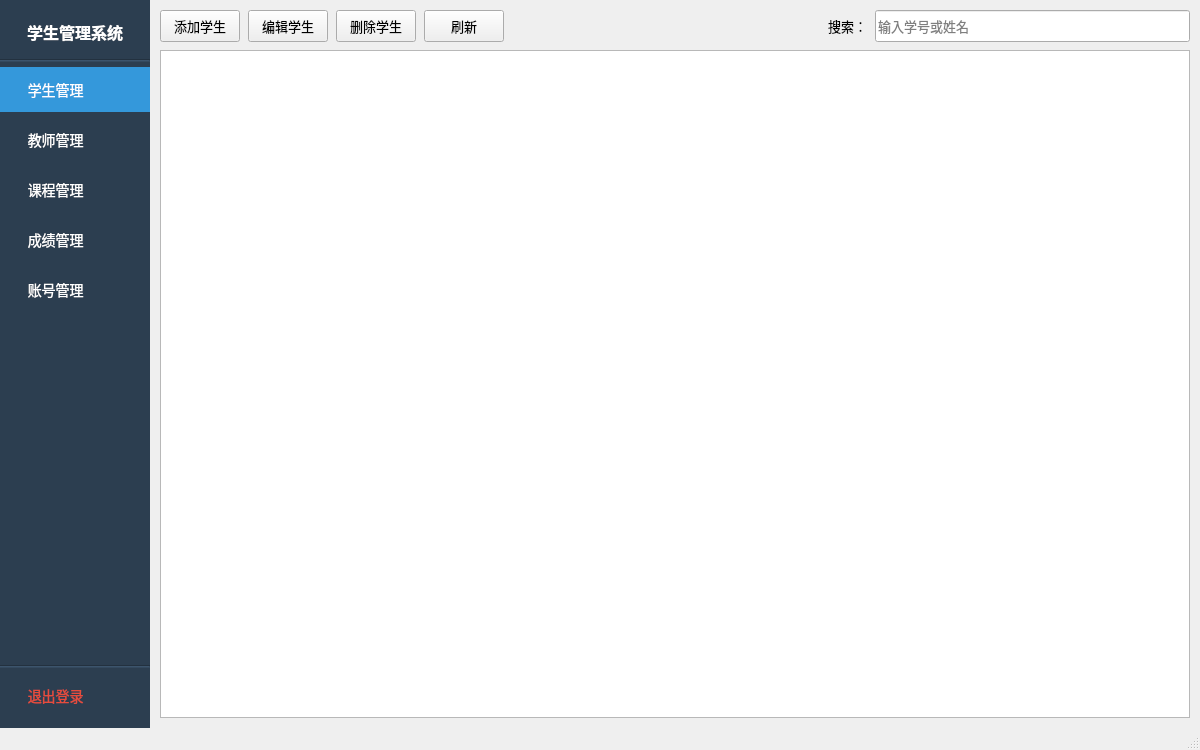
<?xml version="1.0" encoding="UTF-8"?>
<ui version="4.0">
 <class>AdminMainWindow</class>
 <widget class="QMainWindow" name="AdminMainWindow">
  <property name="geometry">
   <rect>
    <x>0</x>
    <y>0</y>
    <width>1200</width>
    <height>750</height>
   </rect>
  </property>
  <property name="windowTitle">
   <string>管理员主窗口</string>
  </property>
  <widget class="QWidget" name="centralwidget">
   <layout class="QHBoxLayout" name="horizontalLayout_main">
    <property name="spacing">
     <number>0</number>
    </property>
    <property name="leftMargin">
     <number>0</number>
    </property>
    <property name="topMargin">
     <number>0</number>
    </property>
    <property name="rightMargin">
     <number>0</number>
    </property>
    <property name="bottomMargin">
     <number>0</number>
    </property>
    <item>
     <widget class="QWidget" name="navPanel" native="true">
      <property name="minimumSize">
       <size>
        <width>150</width>
        <height>0</height>
       </size>
      </property>
      <property name="maximumSize">
       <size>
        <width>150</width>
        <height>16777215</height>
       </size>
      </property>
      <property name="styleSheet">
       <string notr="true">background-color: #2c3e50;</string>
      </property>
      <layout class="QVBoxLayout" name="verticalLayout_nav">
       <property name="spacing">
        <number>5</number>
       </property>
       <property name="leftMargin">
        <number>0</number>
       </property>
       <property name="topMargin">
        <number>10</number>
       </property>
       <property name="rightMargin">
        <number>0</number>
       </property>
       <property name="bottomMargin">
        <number>10</number>
       </property>
       <item>
        <widget class="QLabel" name="titleLabel">
         <property name="styleSheet">
          <string notr="true">color: white; font-size: 16px; font-weight: bold; padding: 10px;</string>
         </property>
         <property name="text">
          <string>学生管理系统</string>
         </property>
         <property name="alignment">
          <set>Qt::AlignCenter</set>
         </property>
        </widget>
       </item>
       <item>
        <widget class="Line" name="line_1">
         <property name="styleSheet">
          <string notr="true">background-color: #34495e;</string>
         </property>
         <property name="orientation">
          <enum>Qt::Horizontal</enum>
         </property>
        </widget>
       </item>
       <item>
        <widget class="QPushButton" name="navStudentButton">
         <property name="minimumSize">
          <size>
           <width>0</width>
           <height>45</height>
          </size>
         </property>
         <property name="styleSheet">
          <string notr="true">QPushButton { color: white; font-size: 14px; text-align: left; padding-left: 20px; border: none; background-color: transparent; }
QPushButton:hover { background-color: #34495e; }
QPushButton:checked { background-color: #3498db; }</string>
         </property>
         <property name="text">
          <string>  学生管理</string>
         </property>
         <property name="checkable">
          <bool>true</bool>
         </property>
         <property name="checked">
          <bool>true</bool>
         </property>
        </widget>
       </item>
       <item>
        <widget class="QPushButton" name="navTeacherButton">
         <property name="minimumSize">
          <size>
           <width>0</width>
           <height>45</height>
          </size>
         </property>
         <property name="styleSheet">
          <string notr="true">QPushButton { color: white; font-size: 14px; text-align: left; padding-left: 20px; border: none; background-color: transparent; }
QPushButton:hover { background-color: #34495e; }
QPushButton:checked { background-color: #3498db; }</string>
         </property>
         <property name="text">
          <string>  教师管理</string>
         </property>
         <property name="checkable">
          <bool>true</bool>
         </property>
        </widget>
       </item>
       <item>
        <widget class="QPushButton" name="navCourseButton">
         <property name="minimumSize">
          <size>
           <width>0</width>
           <height>45</height>
          </size>
         </property>
         <property name="styleSheet">
          <string notr="true">QPushButton { color: white; font-size: 14px; text-align: left; padding-left: 20px; border: none; background-color: transparent; }
QPushButton:hover { background-color: #34495e; }
QPushButton:checked { background-color: #3498db; }</string>
         </property>
         <property name="text">
          <string>  课程管理</string>
         </property>
         <property name="checkable">
          <bool>true</bool>
         </property>
        </widget>
       </item>
       <item>
        <widget class="QPushButton" name="navGradeButton">
         <property name="minimumSize">
          <size>
           <width>0</width>
           <height>45</height>
          </size>
         </property>
         <property name="styleSheet">
          <string notr="true">QPushButton { color: white; font-size: 14px; text-align: left; padding-left: 20px; border: none; background-color: transparent; }
QPushButton:hover { background-color: #34495e; }
QPushButton:checked { background-color: #3498db; }</string>
         </property>
         <property name="text">
          <string>  成绩管理</string>
         </property>
         <property name="checkable">
          <bool>true</bool>
         </property>
        </widget>
       </item>
       <item>
        <widget class="QPushButton" name="navAccountButton">
         <property name="minimumSize">
          <size>
           <width>0</width>
           <height>45</height>
          </size>
         </property>
         <property name="styleSheet">
          <string notr="true">QPushButton { color: white; font-size: 14px; text-align: left; padding-left: 20px; border: none; background-color: transparent; }
QPushButton:hover { background-color: #34495e; }
QPushButton:checked { background-color: #3498db; }</string>
         </property>
         <property name="text">
          <string>  账号管理</string>
         </property>
         <property name="checkable">
          <bool>true</bool>
         </property>
        </widget>
       </item>
       <item>
        <spacer name="verticalSpacer_nav">
         <property name="orientation">
          <enum>Qt::Vertical</enum>
         </property>
         <property name="sizeHint" stdset="0">
          <size>
           <width>20</width>
           <height>40</height>
          </size>
         </property>
        </spacer>
       </item>
       <item>
        <widget class="Line" name="line_2">
         <property name="styleSheet">
          <string notr="true">background-color: #34495e;</string>
         </property>
         <property name="orientation">
          <enum>Qt::Horizontal</enum>
         </property>
        </widget>
       </item>
       <item>
        <widget class="QPushButton" name="logoutButton">
         <property name="minimumSize">
          <size>
           <width>0</width>
           <height>45</height>
          </size>
         </property>
         <property name="styleSheet">
          <string notr="true">QPushButton { color: #e74c3c; font-size: 14px; text-align: left; padding-left: 20px; border: none; background-color: transparent; }
QPushButton:hover { background-color: #c0392b; color: white; }</string>
         </property>
         <property name="text">
          <string>  退出登录</string>
         </property>
        </widget>
       </item>
      </layout>
     </widget>
    </item>
    <item>
     <widget class="QStackedWidget" name="stackedWidget">
      <property name="currentIndex">
       <number>0</number>
      </property>
      <widget class="QWidget" name="studentPage">
       <layout class="QVBoxLayout" name="verticalLayout_2">
        <property name="spacing">
         <number>8</number>
        </property>
        <property name="leftMargin">
         <number>10</number>
        </property>
        <property name="topMargin">
         <number>10</number>
        </property>
        <property name="rightMargin">
         <number>10</number>
        </property>
        <property name="bottomMargin">
         <number>10</number>
        </property>
        <item>
         <layout class="QHBoxLayout" name="horizontalLayout">
          <item>
           <widget class="QPushButton" name="addStudentButton">
            <property name="minimumSize">
             <size>
              <width>80</width>
              <height>32</height>
             </size>
            </property>
            <property name="font">
             <font>
              <pointsize>10</pointsize>
             </font>
            </property>
            <property name="text">
             <string>添加学生</string>
            </property>
           </widget>
          </item>
          <item>
           <widget class="QPushButton" name="editStudentButton">
            <property name="minimumSize">
             <size>
              <width>80</width>
              <height>32</height>
             </size>
            </property>
            <property name="font">
             <font>
              <pointsize>10</pointsize>
             </font>
            </property>
            <property name="text">
             <string>编辑学生</string>
            </property>
           </widget>
          </item>
          <item>
           <widget class="QPushButton" name="deleteStudentButton">
            <property name="minimumSize">
             <size>
              <width>80</width>
              <height>32</height>
             </size>
            </property>
            <property name="font">
             <font>
              <pointsize>10</pointsize>
             </font>
            </property>
            <property name="text">
             <string>删除学生</string>
            </property>
           </widget>
          </item>
          <item>
           <widget class="QPushButton" name="refreshStudentButton">
            <property name="minimumSize">
             <size>
              <width>80</width>
              <height>32</height>
             </size>
            </property>
            <property name="font">
             <font>
              <pointsize>10</pointsize>
             </font>
            </property>
            <property name="text">
             <string>刷新</string>
            </property>
           </widget>
          </item>
          <item>
           <spacer name="horizontalSpacer">
            <property name="orientation">
             <enum>Qt::Horizontal</enum>
            </property>
            <property name="sizeHint" stdset="0">
             <size>
              <width>40</width>
              <height>20</height>
             </size>
            </property>
           </spacer>
          </item>
          <item>
           <widget class="QLabel" name="label">
            <property name="font">
             <font>
              <pointsize>10</pointsize>
             </font>
            </property>
            <property name="text">
             <string>搜索：</string>
            </property>
           </widget>
          </item>
          <item>
           <widget class="QLineEdit" name="studentSearchEdit">
            <property name="minimumSize">
             <size>
              <width>200</width>
              <height>32</height>
             </size>
            </property>
            <property name="font">
             <font>
              <pointsize>10</pointsize>
             </font>
            </property>
            <property name="placeholderText">
             <string>输入学号或姓名</string>
            </property>
           </widget>
          </item>
         </layout>
        </item>
        <item>
         <widget class="QTableWidget" name="studentTable">
          <property name="font">
           <font>
            <pointsize>11</pointsize>
           </font>
          </property>
          <property name="selectionMode">
           <enum>QAbstractItemView::SingleSelection</enum>
          </property>
          <property name="selectionBehavior">
           <enum>QAbstractItemView::SelectRows</enum>
          </property>
          <property name="sortingEnabled">
           <bool>true</bool>
          </property>
          <property name="alternatingRowColors">
           <bool>true</bool>
          </property>
         </widget>
        </item>
       </layout>
      </widget>
      <widget class="QWidget" name="teacherPage">
       <layout class="QVBoxLayout" name="verticalLayout_3">
        <property name="spacing">
         <number>8</number>
        </property>
        <property name="leftMargin">
         <number>10</number>
        </property>
        <property name="topMargin">
         <number>10</number>
        </property>
        <property name="rightMargin">
         <number>10</number>
        </property>
        <property name="bottomMargin">
         <number>10</number>
        </property>
        <item>
         <layout class="QHBoxLayout" name="horizontalLayout_2">
          <item>
           <widget class="QPushButton" name="addTeacherButton">
            <property name="minimumSize">
             <size>
              <width>80</width>
              <height>32</height>
             </size>
            </property>
            <property name="font">
             <font>
              <pointsize>10</pointsize>
             </font>
            </property>
            <property name="text">
             <string>添加教师</string>
            </property>
           </widget>
          </item>
          <item>
           <widget class="QPushButton" name="editTeacherButton">
            <property name="minimumSize">
             <size>
              <width>80</width>
              <height>32</height>
             </size>
            </property>
            <property name="font">
             <font>
              <pointsize>10</pointsize>
             </font>
            </property>
            <property name="text">
             <string>编辑教师</string>
            </property>
           </widget>
          </item>
          <item>
           <widget class="QPushButton" name="deleteTeacherButton">
            <property name="minimumSize">
             <size>
              <width>80</width>
              <height>32</height>
             </size>
            </property>
            <property name="font">
             <font>
              <pointsize>10</pointsize>
             </font>
            </property>
            <property name="text">
             <string>删除教师</string>
            </property>
           </widget>
          </item>
          <item>
           <widget class="QPushButton" name="refreshTeacherButton">
            <property name="minimumSize">
             <size>
              <width>80</width>
              <height>32</height>
             </size>
            </property>
            <property name="font">
             <font>
              <pointsize>10</pointsize>
             </font>
            </property>
            <property name="text">
             <string>刷新</string>
            </property>
           </widget>
          </item>
          <item>
           <spacer name="horizontalSpacer_2">
            <property name="orientation">
             <enum>Qt::Horizontal</enum>
            </property>
            <property name="sizeHint" stdset="0">
             <size>
              <width>40</width>
              <height>20</height>
             </size>
            </property>
           </spacer>
          </item>
          <item>
           <widget class="QLabel" name="label_2">
            <property name="font">
             <font>
              <pointsize>10</pointsize>
             </font>
            </property>
            <property name="text">
             <string>搜索：</string>
            </property>
           </widget>
          </item>
          <item>
           <widget class="QLineEdit" name="teacherSearchEdit">
            <property name="minimumSize">
             <size>
              <width>200</width>
              <height>32</height>
             </size>
            </property>
            <property name="font">
             <font>
              <pointsize>10</pointsize>
             </font>
            </property>
            <property name="placeholderText">
             <string>输入工号或姓名</string>
            </property>
           </widget>
          </item>
         </layout>
        </item>
        <item>
         <widget class="QTableWidget" name="teacherTable">
          <property name="font">
           <font>
            <pointsize>11</pointsize>
           </font>
          </property>
          <property name="selectionMode">
           <enum>QAbstractItemView::SingleSelection</enum>
          </property>
          <property name="selectionBehavior">
           <enum>QAbstractItemView::SelectRows</enum>
          </property>
          <property name="sortingEnabled">
           <bool>true</bool>
          </property>
          <property name="alternatingRowColors">
           <bool>true</bool>
          </property>
         </widget>
        </item>
       </layout>
      </widget>
      <widget class="QWidget" name="coursePage">
       <layout class="QVBoxLayout" name="verticalLayout_4">
        <property name="spacing">
         <number>8</number>
        </property>
        <property name="leftMargin">
         <number>10</number>
        </property>
        <property name="topMargin">
         <number>10</number>
        </property>
        <property name="rightMargin">
         <number>10</number>
        </property>
        <property name="bottomMargin">
         <number>10</number>
        </property>
        <item>
         <layout class="QHBoxLayout" name="horizontalLayout_3">
          <item>
           <widget class="QPushButton" name="addCourseButton">
            <property name="minimumSize">
             <size>
              <width>80</width>
              <height>32</height>
             </size>
            </property>
            <property name="font">
             <font>
              <pointsize>10</pointsize>
             </font>
            </property>
            <property name="text">
             <string>添加课程</string>
            </property>
           </widget>
          </item>
          <item>
           <widget class="QPushButton" name="editCourseButton">
            <property name="minimumSize">
             <size>
              <width>80</width>
              <height>32</height>
             </size>
            </property>
            <property name="font">
             <font>
              <pointsize>10</pointsize>
             </font>
            </property>
            <property name="text">
             <string>编辑课程</string>
            </property>
           </widget>
          </item>
          <item>
           <widget class="QPushButton" name="deleteCourseButton">
            <property name="minimumSize">
             <size>
              <width>80</width>
              <height>32</height>
             </size>
            </property>
            <property name="font">
             <font>
              <pointsize>10</pointsize>
             </font>
            </property>
            <property name="text">
             <string>删除课程</string>
            </property>
           </widget>
          </item>
          <item>
           <widget class="QPushButton" name="refreshCourseButton">
            <property name="minimumSize">
             <size>
              <width>80</width>
              <height>32</height>
             </size>
            </property>
            <property name="font">
             <font>
              <pointsize>10</pointsize>
             </font>
            </property>
            <property name="text">
             <string>刷新</string>
            </property>
           </widget>
          </item>
          <item>
           <spacer name="horizontalSpacer_3">
            <property name="orientation">
             <enum>Qt::Horizontal</enum>
            </property>
            <property name="sizeHint" stdset="0">
             <size>
              <width>40</width>
              <height>20</height>
             </size>
            </property>
           </spacer>
          </item>
          <item>
           <widget class="QLabel" name="label_3">
            <property name="font">
             <font>
              <pointsize>10</pointsize>
             </font>
            </property>
            <property name="text">
             <string>搜索：</string>
            </property>
           </widget>
          </item>
          <item>
           <widget class="QLineEdit" name="courseSearchEdit">
            <property name="minimumSize">
             <size>
              <width>200</width>
              <height>32</height>
             </size>
            </property>
            <property name="font">
             <font>
              <pointsize>10</pointsize>
             </font>
            </property>
            <property name="placeholderText">
             <string>输入课程号或课程名</string>
            </property>
           </widget>
          </item>
         </layout>
        </item>
        <item>
         <widget class="QTableWidget" name="courseTable">
          <property name="font">
           <font>
            <pointsize>11</pointsize>
           </font>
          </property>
          <property name="selectionMode">
           <enum>QAbstractItemView::SingleSelection</enum>
          </property>
          <property name="selectionBehavior">
           <enum>QAbstractItemView::SelectRows</enum>
          </property>
          <property name="sortingEnabled">
           <bool>true</bool>
          </property>
          <property name="alternatingRowColors">
           <bool>true</bool>
          </property>
         </widget>
        </item>
       </layout>
      </widget>
      <widget class="QWidget" name="gradePage">
       <layout class="QVBoxLayout" name="verticalLayout_5">
        <property name="spacing">
         <number>8</number>
        </property>
        <property name="leftMargin">
         <number>10</number>
        </property>
        <property name="topMargin">
         <number>10</number>
        </property>
        <property name="rightMargin">
         <number>10</number>
        </property>
        <property name="bottomMargin">
         <number>10</number>
        </property>
        <item>
         <layout class="QHBoxLayout" name="horizontalLayout_4">
          <item>
           <widget class="QPushButton" name="addGradeButton">
            <property name="minimumSize">
             <size>
              <width>80</width>
              <height>32</height>
             </size>
            </property>
            <property name="font">
             <font>
              <pointsize>10</pointsize>
             </font>
            </property>
            <property name="text">
             <string>添加成绩</string>
            </property>
           </widget>
          </item>
          <item>
           <widget class="QPushButton" name="editGradeButton">
            <property name="minimumSize">
             <size>
              <width>80</width>
              <height>32</height>
             </size>
            </property>
            <property name="font">
             <font>
              <pointsize>10</pointsize>
             </font>
            </property>
            <property name="text">
             <string>编辑成绩</string>
            </property>
           </widget>
          </item>
          <item>
           <widget class="QPushButton" name="deleteGradeButton">
            <property name="minimumSize">
             <size>
              <width>80</width>
              <height>32</height>
             </size>
            </property>
            <property name="font">
             <font>
              <pointsize>10</pointsize>
             </font>
            </property>
            <property name="text">
             <string>删除成绩</string>
            </property>
           </widget>
          </item>
          <item>
           <widget class="QPushButton" name="refreshGradeButton">
            <property name="minimumSize">
             <size>
              <width>80</width>
              <height>32</height>
             </size>
            </property>
            <property name="font">
             <font>
              <pointsize>10</pointsize>
             </font>
            </property>
            <property name="text">
             <string>刷新</string>
            </property>
           </widget>
          </item>
          <item>
           <spacer name="horizontalSpacer_4">
            <property name="orientation">
             <enum>Qt::Horizontal</enum>
            </property>
            <property name="sizeHint" stdset="0">
             <size>
              <width>40</width>
              <height>20</height>
             </size>
            </property>
           </spacer>
          </item>
          <item>
           <widget class="QLabel" name="label_4">
            <property name="font">
             <font>
              <pointsize>10</pointsize>
             </font>
            </property>
            <property name="text">
             <string>搜索：</string>
            </property>
           </widget>
          </item>
          <item>
           <widget class="QLineEdit" name="gradeSearchEdit">
            <property name="minimumSize">
             <size>
              <width>200</width>
              <height>32</height>
             </size>
            </property>
            <property name="font">
             <font>
              <pointsize>10</pointsize>
             </font>
            </property>
            <property name="placeholderText">
             <string>输入学号、姓名、课程号或课程名</string>
            </property>
           </widget>
          </item>
         </layout>
        </item>
        <item>
         <widget class="QTableWidget" name="gradeTable">
          <property name="font">
           <font>
            <pointsize>11</pointsize>
           </font>
          </property>
          <property name="selectionMode">
           <enum>QAbstractItemView::SingleSelection</enum>
          </property>
          <property name="selectionBehavior">
           <enum>QAbstractItemView::SelectRows</enum>
          </property>
          <property name="sortingEnabled">
           <bool>true</bool>
          </property>
          <property name="alternatingRowColors">
           <bool>true</bool>
          </property>
         </widget>
        </item>
       </layout>
      </widget>
      <widget class="QWidget" name="accountPage">
       <layout class="QVBoxLayout" name="verticalLayout_6">
        <property name="spacing">
         <number>8</number>
        </property>
        <property name="leftMargin">
         <number>10</number>
        </property>
        <property name="topMargin">
         <number>10</number>
        </property>
        <property name="rightMargin">
         <number>10</number>
        </property>
        <property name="bottomMargin">
         <number>10</number>
        </property>
        <item>
         <layout class="QHBoxLayout" name="horizontalLayout_5">
          <item>
           <widget class="QPushButton" name="addAccountButton">
            <property name="minimumSize">
             <size>
              <width>80</width>
              <height>32</height>
             </size>
            </property>
            <property name="font">
             <font>
              <pointsize>10</pointsize>
             </font>
            </property>
            <property name="text">
             <string>添加账号</string>
            </property>
           </widget>
          </item>
          <item>
           <widget class="QPushButton" name="editAccountButton">
            <property name="minimumSize">
             <size>
              <width>80</width>
              <height>32</height>
             </size>
            </property>
            <property name="font">
             <font>
              <pointsize>10</pointsize>
             </font>
            </property>
            <property name="text">
             <string>编辑账号</string>
            </property>
           </widget>
          </item>
          <item>
           <widget class="QPushButton" name="deleteAccountButton">
            <property name="minimumSize">
             <size>
              <width>80</width>
              <height>32</height>
             </size>
            </property>
            <property name="font">
             <font>
              <pointsize>10</pointsize>
             </font>
            </property>
            <property name="text">
             <string>删除账号</string>
            </property>
           </widget>
          </item>
          <item>
           <widget class="QPushButton" name="refreshAccountButton">
            <property name="minimumSize">
             <size>
              <width>80</width>
              <height>32</height>
             </size>
            </property>
            <property name="font">
             <font>
              <pointsize>10</pointsize>
             </font>
            </property>
            <property name="text">
             <string>刷新</string>
            </property>
           </widget>
          </item>
          <item>
           <spacer name="horizontalSpacer_5">
            <property name="orientation">
             <enum>Qt::Horizontal</enum>
            </property>
            <property name="sizeHint" stdset="0">
             <size>
              <width>40</width>
              <height>20</height>
             </size>
            </property>
           </spacer>
          </item>
          <item>
           <widget class="QLabel" name="label_5">
            <property name="font">
             <font>
              <pointsize>10</pointsize>
             </font>
            </property>
            <property name="text">
             <string>搜索：</string>
            </property>
           </widget>
          </item>
          <item>
           <widget class="QLineEdit" name="accountSearchEdit">
            <property name="minimumSize">
             <size>
              <width>200</width>
              <height>32</height>
             </size>
            </property>
            <property name="font">
             <font>
              <pointsize>10</pointsize>
             </font>
            </property>
            <property name="placeholderText">
             <string>输入账号搜索</string>
            </property>
           </widget>
          </item>
         </layout>
        </item>
        <item>
         <widget class="QTableWidget" name="accountTable">
          <property name="font">
           <font>
            <pointsize>11</pointsize>
           </font>
          </property>
          <property name="selectionMode">
           <enum>QAbstractItemView::SingleSelection</enum>
          </property>
          <property name="selectionBehavior">
           <enum>QAbstractItemView::SelectRows</enum>
          </property>
          <property name="sortingEnabled">
           <bool>true</bool>
          </property>
          <property name="alternatingRowColors">
           <bool>true</bool>
          </property>
         </widget>
        </item>
       </layout>
      </widget>
     </widget>
    </item>
   </layout>
  </widget>
  <widget class="QStatusBar" name="statusbar"/>
 </widget>
 <resources/>
 <connections/>
</ui>
